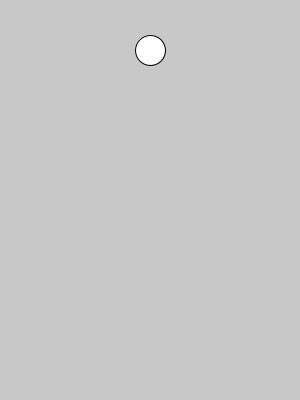
Frame 1 (no input)
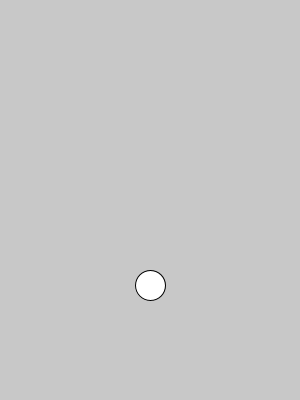
Frame 60 (the mouse pressed at the canvas centre just before this capture)
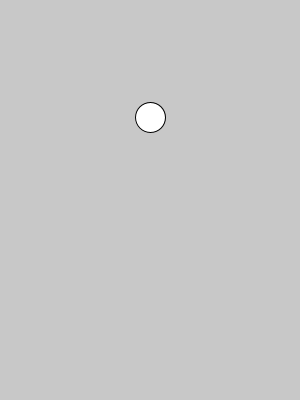
Frame 120 (the mouse held since frame 60 and released just before this capture)

The Processing sketch that drew these frames (run headless with seeded random() and noise(); from frame 60 on, the mouse is pressed at the canvas centre):

// Processing sketch: pallo_demo
// ── pallo_demo.pde
float pallon_korkeus = 50;
float pallon_nopeus_alaspain = 1;
float painovoima = 0.1;

void setup() {
  size(300, 400);
}

void draw() {
  background(200);
  // Piirra pallo
  ellipse(150, pallon_korkeus, 30, 30);
  // Painovoima vetää alas
  pallon_nopeus_alaspain = pallon_nopeus_alaspain + painovoima;
  // Jos osuu maahan -> pomppaa
  if (pallon_korkeus >= height - 15) {
    pallon_nopeus_alaspain = -0.98*pallon_nopeus_alaspain;
  }
  // Liikuta palloa
  pallon_korkeus = pallon_korkeus + pallon_nopeus_alaspain;
}
